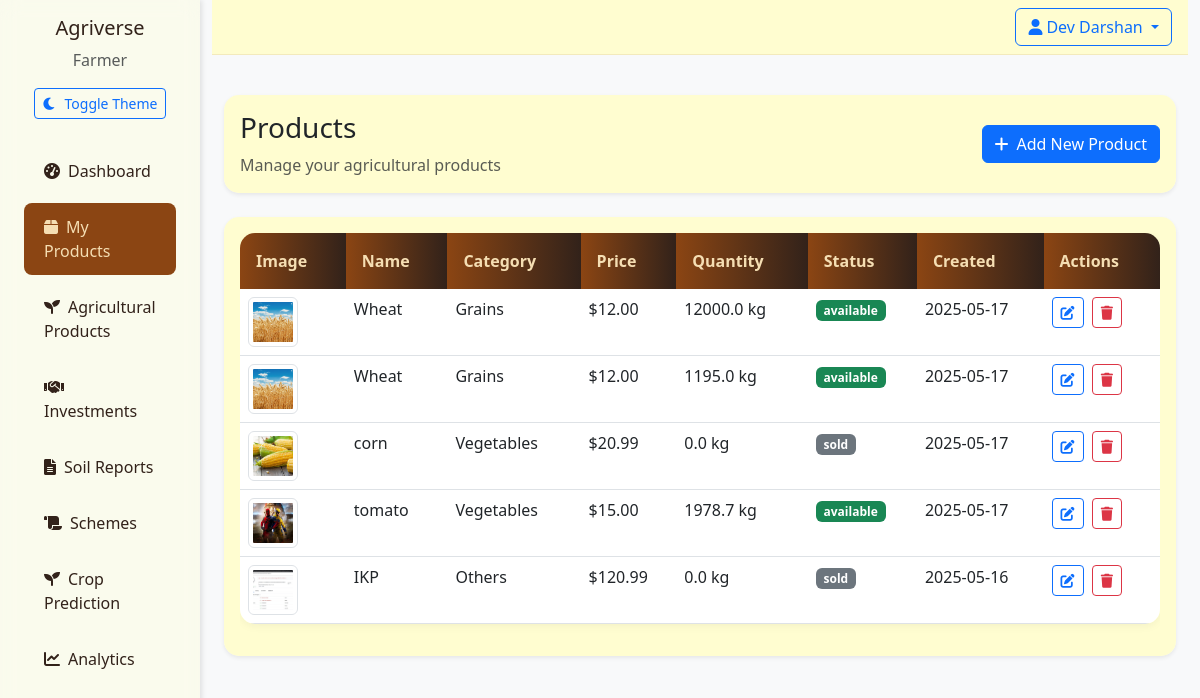
Screenshot of /farmer/products (signed in) with the database file from the repository.
### app/models/__init__.py (models this page shows)
class User(UserMixin, db.Model):
    id = db.Column(db.Integer, primary_key=True)
    email = db.Column(db.String(120), unique=True, nullable=False)
    password_hash = db.Column(db.String(128), nullable=False)
    name = db.Column(db.String(100), nullable=False)
    role = db.Column(db.String(20), nullable=False)  # 'farmer', 'investor', 'admin'
    created_at = db.Column(db.DateTime, default=datetime.utcnow)
    is_active = db.Column(db.Boolean, default=True)
    is_verified = db.Column(db.Boolean, default=False)
    wallet_balance = db.Column(db.Float, default=0.0)  # User's wallet balance
    farm_name = db.Column(db.String(100))
    farm_location = db.Column(db.String(200))
    farm_size = db.Column(db.Float)  # in acres
    company_name = db.Column(db.String(100))
    investment_capacity = db.Column(db.Float)
    products = db.relationship('Product', backref='seller', lazy=True)
    investments_made = db.relationship('Investment',
                                     backref='investor',
                                     lazy=True,
                                     foreign_keys='Investment.investor_id')
    investments_received = db.relationship('Investment',
                                         backref='farmer',
                                         lazy=True,
                                         foreign_keys='Investment.farmer_id')
    soil_reports = db.relationship('SoilReport', backref='farmer', lazy=True)

class Product(db.Model):
    id = db.Column(db.Integer, primary_key=True)
    name = db.Column(db.String(100), nullable=False)
    description = db.Column(db.Text)
    price = db.Column(db.Float, nullable=False)
    quantity = db.Column(db.Float, nullable=False)
    unit = db.Column(db.String(20), nullable=False)  # kg, tons, etc.
    category = db.Column(db.String(50), nullable=False)
    image_url = db.Column(db.String(200))
    created_at = db.Column(db.DateTime, default=datetime.utcnow)
    seller_id = db.Column(db.Integer, db.ForeignKey('user.id'), nullable=False)
    status = db.Column(db.String(20), default='available')  # available, sold, reserved

### app/routes/farmer.py (the view, shortened to what this page needs)
@farmer_bp.route('/farmer/products', methods=['GET', 'POST'])
@login_required
@farmer_required
def products():
    products = Product.query.filter_by(seller_id=current_user.id).order_by(Product.created_at.desc()).all()
    return render_template('farmer/products.html', products=products)

### app/__init__.py (called while the page is built)
@login_manager.user_loader
def load_user(user_id):
    return User.query.get(int(user_id))

### app/routes/farmer.py (called while the page is built)
def farmer_required(f):
    @wraps(f)
    def decorated_function(*args, **kwargs):
        if not current_user.is_authenticated:
            flash('Please log in to access this page.', 'error')
            return redirect(url_for('auth.login', role='farmer'))
        if current_user.role != 'farmer':
            flash('Access denied. Farmer privileges required.', 'error')
            return redirect(url_for('main.index'))
        return f(*args, **kwargs)
    return decorated_function

### app/templates/farmer/products.html (shortened to what this page needs)
{% extends "base.html" %}
{% block content %}
<div class="container-fluid py-4">
    <div class="row mb-4">
        <div class="col-12">
            <div class="card border-0 shadow-sm">
                <div class="card-body">
                    <div class="d-flex align-items-center">
                        <div>
                            <h1 class="h3 mb-2">Products</h1>
                            <p class="text-muted mb-0">Manage your agricultural products</p>
                        </div>
                        <button class="btn btn-primary ms-auto" data-bs-toggle="modal" data-bs-target="#addProductModal">
                            <i class="fas fa-plus me-2"></i>Add New Product
                        </button>
                    </div>
                </div>
            </div>
        </div>
    </div>
    <div class="card border-0 shadow-sm">
        <div class="card-body">
            <div class="table-responsive">
                <table class="table table-hover">
                    <thead>
                        <tr>
                            <th>Image</th>
                            <th>Name</th>
                            <th>Category</th>
                            <th>Price</th>
                            <th>Quantity</th>
                            <th>Status</th>
                            <th>Created</th>
                            <th>Actions</th>
                        </tr>
                    </thead>
                    <tbody>
                        {% for product in products %}
                        <tr>
                            <td>
                                {% if product.image_url %}
                                <img src="{{ product.image_url }}" alt="{{ product.name }}" class="img-thumbnail" style="width: 50px; height: 50px; object-fit: cover;">
                                {% else %}
                                <div class="bg-light rounded" style="width: 50px; height: 50px; display: flex; align-items: center; justify-content: center;">
                                    <i class="fas fa-seedling text-muted"></i>
                                </div>
                                {% endif %}
                            </td>
                            <td>{{ product.name }}</td>
                            <td>{{ product.category }}</td>
                            <td>${{ "%.2f"|format(product.price) }}</td>
                            <td>{{ product.quantity }} {{ product.unit }}</td>
                            <td>
                                <span class="badge bg-{{ 'success' if product.status == 'available' else 'secondary' }}">
                                    {{ product.status }}
                                </span>
                            </td>
                            <td>{{ product.created_at.strftime('%Y-%m-%d') }}</td>
                            <td>
                                <button class="btn btn-sm btn-outline-primary me-1" data-bs-toggle="modal" data-bs-target="#editProductModal{{ product.id }}">
                                    <i class="fas fa-edit"></i>
                                </button>
                                <button class="btn btn-sm btn-outline-danger" onclick="deleteProduct({{ product.id }})">
                                    <i class="fas fa-trash"></i>
                                </button>
                            </td>
                        </tr>
                        {% else %}
                        <tr>
                            <td colspan="8" class="text-center py-4">
                                <p class="text-muted mb-0">No products added yet.</p>
                            </td>
                        </tr>
                        {% endfor %}
                    </tbody>
                </table>
            </div>
        </div>
    </div>
</div>
{% endblock %}

### app/templates/base.html (shortened to what this page needs)
<!DOCTYPE html>
<html lang="en" data-bs-theme="light">
<head>
    <link href="https://cdn.jsdelivr.net/npm/bootstrap@5.3.0/dist/css/bootstrap.min.css" rel="stylesheet">
    <link href="https://cdnjs.cloudflare.com/ajax/libs/font-awesome/6.0.0/css/all.min.css" rel="stylesheet">
    <link href="{{ url_for('static', filename='css/style.css') }}" rel="stylesheet">
</head>
<body>
    <div class="container-fluid">
        <div class="row">
            {% if current_user.is_authenticated %}
            <div class="col-md-2 sidebar">
                <div class="d-flex flex-column">
                    <div class="text-center mb-4">
                        <h5 class="mb-2">Agriverse</h5>
                        <p class="text-muted mb-3">{{ current_user.role|title }}</p>
                        <button id="theme-toggle" class="btn btn-sm btn-outline-primary">
                            <i class="fas fa-moon me-2"></i>Toggle Theme
                        </button>
                    </div>
                    {% if current_user.role == 'farmer' %}
                    <div class="nav flex-column">
                    <a href="{{ url_for('farmer.dashboard') }}" class="nav-link {% if request.endpoint == 'farmer.dashboard' %}active{% endif %}">
                            <i class="fas fa-tachometer-alt me-2"></i>Dashboard
                    </a>
                    <a href="{{ url_for('farmer.products') }}" class="nav-link {% if request.endpoint == 'farmer.products' %}active{% endif %}">
                            <i class="fas fa-box me-2"></i>My Products
                        </a>
                        <a href="{{ url_for('farmer.agri_products') }}" class="nav-link {% if request.endpoint == 'farmer.agri_products' %}active{% endif %}">
                            <i class="fas fa-seedling me-2"></i>Agricultural Products
                    </a>
                    <a href="{{ url_for('farmer.investments') }}" class="nav-link {% if request.endpoint == 'farmer.investments' %}active{% endif %}">
                            <i class="fas fa-handshake me-2"></i>Investments
                    </a>
                    <a href="{{ url_for('farmer.soil_reports') }}" class="nav-link {% if request.endpoint == 'farmer.soil_reports' %}active{% endif %}">
                            <i class="fas fa-file-alt me-2"></i>Soil Reports
                    </a>
                    <a href="{{ url_for('farmer.schemes') }}" class="nav-link {% if request.endpoint == 'farmer.schemes' %}active{% endif %}">
                            <i class="fas fa-scroll me-2"></i>Schemes
                        </a>
                        <a href="{{ url_for('farmer.crop_prediction') }}" class="nav-link {% if request.endpoint == 'farmer.crop_prediction' %}active{% endif %}">
                            <i class="fas fa-seedling me-2"></i>Crop Prediction
                    </a>
                    <a href="{{ url_for('farmer.analytics') }}" class="nav-link {% if request.endpoint == 'farmer.analytics' %}active{% endif %}">
                        <i class="fas fa-chart-line me-2"></i>Analytics
                    </a>
                    </div>
                    {% endif %}
                </div>
            </div>
            {% endif %}
            <div class="col-md-{% if current_user.is_authenticated %}10{% else %}12{% endif %}">
                <nav class="navbar navbar-expand-lg mb-3">
                    <div class="container-fluid px-3">
                        <div class="ms-auto d-flex align-items-center gap-2">
                            {% if current_user.is_authenticated %}
                            <div class="dropdown">
                                <button class="btn btn-outline-primary dropdown-toggle" type="button" id="userDropdown" data-bs-toggle="dropdown">
                                    <i class="fas fa-user me-1"></i>{{ current_user.name }}
                                </button>
                            </div>
                            {% endif %}
                        </div>
                    </div>
                </nav>
                {% block content %}{% endblock %}
            </div>
        </div>
    </div>
</body>
</html>

### app/static/css/style.css (style rules this page uses)
:root { --earth-brown: #8B4513; --soil-dark: #32221A; --wheat-gold: #F5DEB3; --leaf-green: #556B2F; --cream: #FFFDD0; --sky-blue: #87CEEB; --transition-speed: 0.3s; --bg-light: #f8f9fa; --bg-dark: #1a1a1a; --text-light: #32221A; --text-dark: #F5DEB3; --sidebar-light: rgba(255, 253, 208, 0.3); --sidebar-dark: rgba(50, 34, 26, 0.95); }
[data-bs-theme="light"] { --bg-color: var(--bg-light); --text-color: var(--text-light); --sidebar-bg: var(--sidebar-light); --card-bg: rgba(255, 253, 208, 0.98); --border-color: rgba(139, 69, 19, 0.1); }
body { min-height: 100vh; display: flex; flex-direction: column; font-family: 'Segoe UI', Tahoma, Geneva, Verdana, sans-serif; background-color: var(--bg-color); color: var(--text-color); transition: background-color var(--transition-speed), color var(--transition-speed); }
.navbar { backdrop-filter: blur(10px); -webkit-backdrop-filter: blur(10px); border-bottom: 1px solid var(--border-color); padding: 0.5rem 0; background-color: var(--card-bg); }
.nav-link { color: var(--text-color); padding: 0.75rem 1.25rem; border-radius: 0.5rem; margin: 0.25rem 0.75rem; transition: all var(--transition-speed); }
.nav-link.active { background-color: var(--earth-brown); color: var(--wheat-gold); }
.sidebar { min-height: 100vh; background-color: var(--sidebar-bg); padding-top: 1rem; transition: background-color var(--transition-speed); box-shadow: 2px 0 5px rgba(0, 0, 0, 0.1); backdrop-filter: blur(10px); -webkit-backdrop-filter: blur(10px); }
.card { border: none; border-radius: 15px; background: var(--card-bg); backdrop-filter: blur(10px); box-shadow: 0 4px 15px rgba(0, 0, 0, 0.1); transition: all 0.3s ease; }
.table { background-color: var(--card-bg); border-radius: 15px; overflow: hidden; box-shadow: 0 2px 10px rgba(0, 0, 0, 0.05); }
.table thead th { background: linear-gradient(to right, var(--earth-brown), var(--soil-dark)); color: var(--wheat-gold); border: none; padding: 1rem; }

### rows the page displays
User: role "Farmer", name "Dev Darshan"
Product: image_url (picture), name "Wheat", category "Grains", price "12.00", quantity "12000.0", unit "kg", status "available", created_at "2025-05-17"
Product: image_url (picture), name "Wheat", category "Grains", price "12.00", quantity "1195.0", unit "kg", status "available", created_at "2025-05-17"
Product: image_url (picture), name "corn", category "Vegetables", price "20.99", quantity "0.0", unit "kg", status "sold", created_at "2025-05-17"
Product: image_url (picture), name "tomato", category "Vegetables", price "15.00", quantity "1978.7", unit "kg", status "available", created_at "2025-05-17"
Product: image_url (picture), name "IKP", category "Others", price "120.99", quantity "0.0", unit "kg", status "sold", created_at "2025-05-16"
